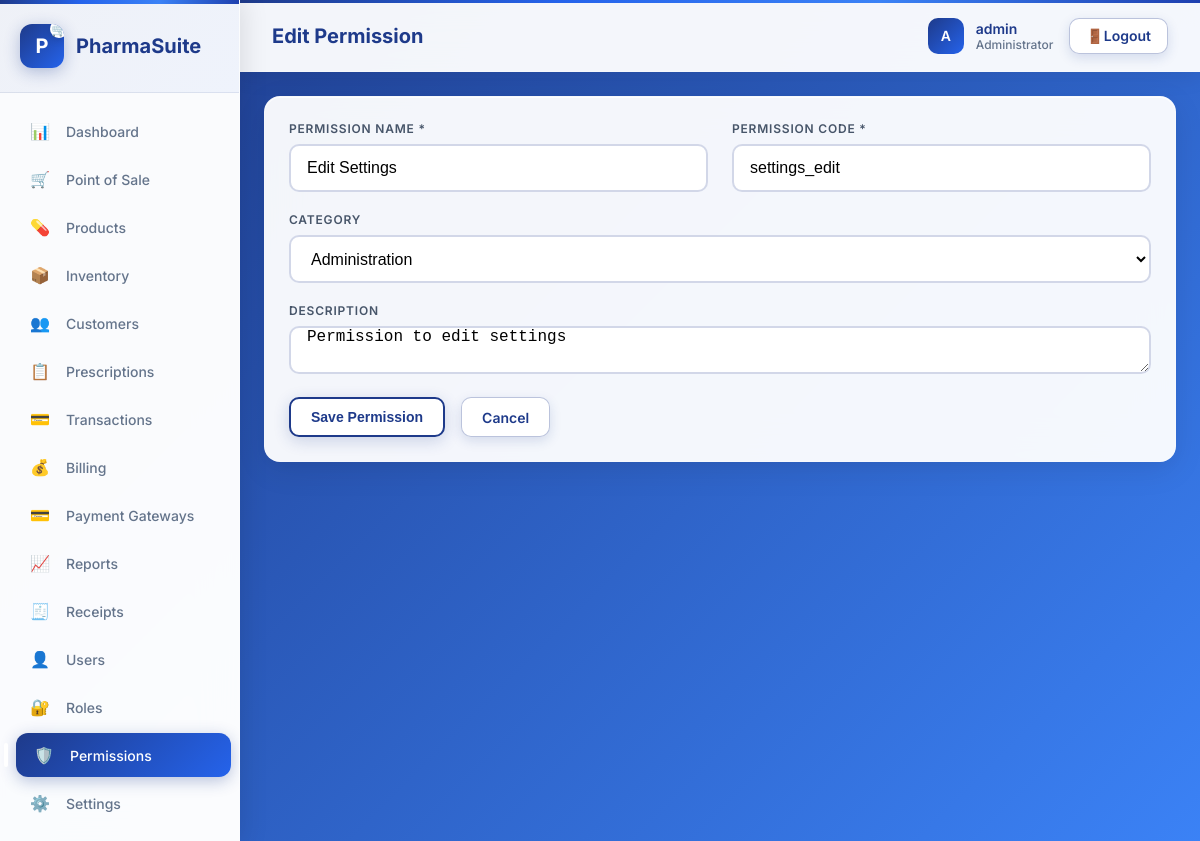
The app's page /permissions/33/edit (signed in) with its own data.
### models.py (models this page shows)
class Permission(db.Model):
    __tablename__ = "permissions"
    id = db.Column(db.Integer, primary_key=True)
    code = db.Column(db.String(100), unique=True, nullable=False)
    name = db.Column(db.String(100), nullable=False)
    description = db.Column(db.Text)
    category = db.Column(
        db.String(50), default="general"
    )  # Group permissions by category
    is_system_permission = db.Column(db.Boolean, default=False)  # Cannot be deleted
    created_at = db.Column(db.DateTime, default=datetime.utcnow)
    roles = db.relationship(
        "RolePermission", backref="permission", lazy=True, overlaps="permissions"
    )

### app.py (the view)
@app.route("/permissions/<int:permission_id>/edit", methods=["GET", "POST"])
@login_required
@permission_required("roles_manage")
def permissions_edit(permission_id):
    permission = Permission.query.get(permission_id)
    if not permission:
        return "Permission not found", 404
    if permission.is_system_permission:
        return "Cannot edit system permissions", 403
    if request.method == "POST":
        permission.name = request.form.get("name")
        permission.description = request.form.get("description")
        permission.category = request.form.get("category", "general")
        db.session.commit()
        return redirect(url_for("permissions"))
    return render_template("permissions_form.html", permission=permission)

### app.py (called while the page is built)
@app.context_processor
def inject_settings():
    settings_dict = {s.key: s.value for s in Settings.query.all()}
    return {"global_settings": settings_dict}

def login_required(f):
    @wraps(f)
    def decorated_function(*args, **kwargs):
        if "user_id" not in session:
            return redirect(url_for("login"))
        return f(*args, **kwargs)
    return decorated_function

def permission_required(permission_code):
    def decorator(f):
        @wraps(f)
        def decorated_function(*args, **kwargs):
            if "user_id" not in session:
                return redirect(url_for("login"))
            user = User.query.get(session["user_id"])
            if not user or not user.has_permission(permission_code):
                flash(
                    f"You don't have permission to access this feature: {permission_code}",
                    "error",
                )
                return redirect(url_for("dashboard"))
            return f(*args, **kwargs)
        return decorated_function
    return decorator

@app.context_processor
def utility_processor():
    def has_permission(permission_code):
        if "user_id" not in session:
            return False
        user = User.query.get(session["user_id"])
        return user and user.has_permission(permission_code)
    def has_any_permission(*permission_codes):
        if "user_id" not in session:
            return False
        user = User.query.get(session["user_id"])
        if not user:
            return False
        return any(user.has_permission(code) for code in permission_codes)
    return dict(has_permission=has_permission, has_any_permission=has_any_permission)

### models.py (called while the page is built, shortened)
    def has_permission(self, permission):
        if self.role and self.role.name == "admin":
            return True

### templates/permissions_form.html (shortened to what this page needs)
{% extends "base.html" %}
{% block header %}{% if permission %}Edit Permission{% else %}Add Permission{% endif %}{% endblock %}
{% block content %}
<div class="card">
    <form method="POST">
        <div class="grid-2">
            <div class="form-group">
                <label class="form-label">Permission Name *</label>
                <input type="text" name="name" class="form-input" required value="{{ permission.name if permission else '' }}">
            </div>
            <div class="form-group">
                <label class="form-label">Permission Code *</label>
                <input type="text" name="code" class="form-input" required value="{{ permission.code if permission else '' }}" placeholder="e.g., sales.create">
            </div>
        </div>
        <div class="form-group">
            <label class="form-label">Category</label>
            <select name="category" class="form-select">
                <option value="administration" {% if permission and permission.category == 'administration' %}selected{% endif %}>Administration</option>
            </select>
        </div>
        <div class="form-group">
            <label class="form-label">Description</label>
            <textarea name="description" class="form-input" rows="3">{{ permission.description if permission else '' }}</textarea>
        </div>
        <div class="flex flex-gap mt-2">
            <button type="submit" class="btn btn-primary">Save Permission</button>
            <a href="{{ url_for('permissions') }}" class="btn btn-secondary">Cancel</a>
        </div>
    </form>
</div>
{% endblock %}

### templates/base.html (style rules this page uses)
* { margin: 0; padding: 0; box-sizing: border-box; }
body { font-family: 'Inter', -apple-system, BlinkMacSystemFont, 'Segoe UI', Roboto, sans-serif; background: linear-gradient(-45deg, #1e3a8a, #1e40af, #2563eb, #3b82f6, #1e3a8a); background-size: 400% 400%; animation: gradientShift 20s ease infinite; min-height: 100vh; color: #1a1a1a; font-size: 14px; position: relative; overflow-x: hidden; }
.btn { display: inline-flex; align-items: center; justify-content: center; padding: 10px 20px; border-radius: 10px; font-size: 14px; font-weight: 600; cursor: pointer; border: none; transition: all 0.3s cubic-bezier(0.4, 0, 0.2, 1); text-decoration: none; position: relative; overflow: hidden; box-shadow: 0 4px 12px rgba(30, 58, 138, 0.15); }
.btn-primary { background: white; color: #1e3a8a; border: 2px solid #1e3a8a; box-shadow: 0 4px 16px rgba(30, 58, 138, 0.2); }
.btn-secondary { background: rgba(255, 255, 255, 0.9); color: #1e3a8a; border: 1px solid rgba(30, 58, 138, 0.3); backdrop-filter: blur(10px); }
.card { background: rgba(255, 255, 255, 0.95); backdrop-filter: blur(20px); border-radius: 16px; border: 1px solid rgba(255, 255, 255, 0.2); padding: 24px; box-shadow: 0 8px 32px rgba(0, 0, 0, 0.08), 0 4px 16px rgba(0, 0, 0, 0.04), inset 0 1px 0 rgba(255, 255, 255, 0.8); position: relative; overflow: hidden; transition: all 0.3s cubic-bezier(0.4, 0, 0.2, 1); }
.form-group { margin-bottom: 20px; position: relative; }
.form-label { display: block; font-size: 12px; font-weight: 600; color: #475569; margin-bottom: 8px; text-transform: uppercase; letter-spacing: 0.8px; }
.form-input { width: 100%; height: 48px; padding: 0 16px; border: 2px solid rgba(30, 58, 138, 0.2); border-radius: 10px; font-size: 16px; font-weight: 400; transition: all 0.3s cubic-bezier(0.4, 0, 0.2, 1); background: rgba(255, 255, 255, 0.9); backdrop-filter: blur(10px); }
.form-select { width: 100%; height: 48px; padding: 0 16px; border: 2px solid rgba(30, 58, 138, 0.2); border-radius: 10px; font-size: 16px; background: rgba(255, 255, 255, 0.9); backdrop-filter: blur(10px); cursor: pointer; transition: all 0.3s cubic-bezier(0.4, 0, 0.2, 1); }
.grid-2 { display: grid; grid-template-columns: repeat(auto-fit, minmax(280px, 1fr)); gap: 24px; }
.flex { display: flex; }
.flex-gap { gap: 16px; }
.mt-2 { margin-top: 16px; }

### records on screen
Permission: name "Edit Settings", code "settings_edit", category "Administration", description "Permission to edit settings"

### other values on screen
{{ global_settings.get('store_name', 'PharmaSuite') }} "PharmaSuite"
{{ session.username[0].upper() if session.username else 'U' }} "A"
{{ session.username }} "admin"
{{ session.role.replace('_', ' ') if session.role else 'User' }} "Administrator"
